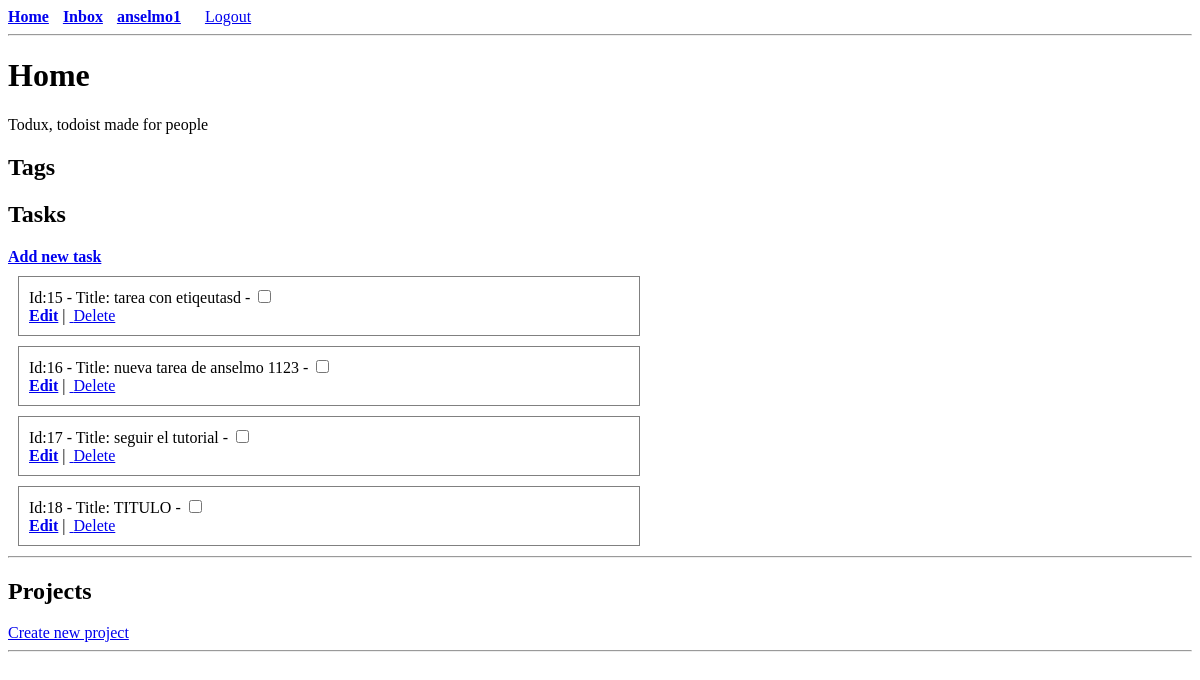
The page / (signed in) on the database as committed earlier.
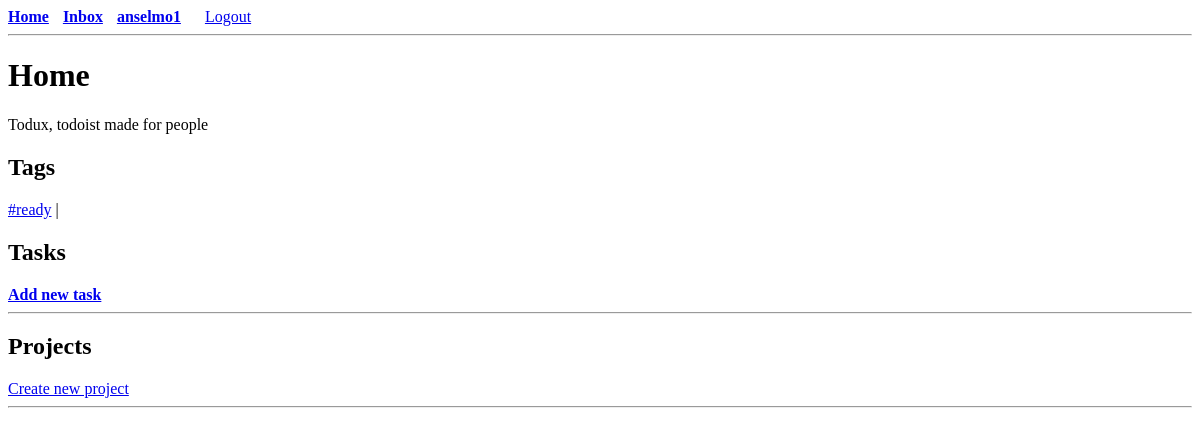
The same page on the database as committed later.
### base/models.py (models this page shows, shortened)
class Task(models.Model):
    title = models.CharField(max_length=500)
    description = models.TextField(blank=True, null=True)
    done = models.BooleanField(default=False)
    start_date = models.DateTimeField(blank=True, null=True)
    due_date = models.DateTimeField(blank=True, null=True)
    priority = models.IntegerField(
        default=1,
        validators=[MinValueValidator(1), MaxValueValidator(4)]
    )
    updated = models.DateTimeField(auto_now=True)
    created = models.DateTimeField(auto_now_add=True)
    project = models.ForeignKey(Project, on_delete=models.CASCADE)
    owner = models.ForeignKey(User, on_delete=models.CASCADE,null=True)
    tags = models.ManyToManyField(Tag, blank=True)
    class Meta():
        ordering = ['done']

class Tag(models.Model):
    name = models.CharField(max_length=100)
    owner = models.ForeignKey(User, on_delete=models.CASCADE,null=True)
    def __str__(self):
        return self.name

### base/views.py (the view)
# urls.py: path("", views.home, name="home"),
@login_required(login_url='login')
def home(request):
    user = request.user
    tasks = user.task_set.all()
    tags = user.tag_set.all()
    projects = user.project_set.all()
    context = {'tasks':tasks,'projects':projects,'tags':tags}
    return render(request,'base/home.html',context)

### base/templates/base/home.html (shortened to what this page needs)
{% extends 'main.html' %}
{% block content %}
<h1>Home</h1>
<p>Todux, todoist made for people</p>
<div>
    <h2>Tags</h2>
    {% for tag in tags %}
    <li><a href="{% url 'tag' tag.pk %}">#{{tag}}</a></li> |
    {% endfor %}
</div>
<div>
    <h2>Tasks</h2>
    <strong><a href="{% url 'add-task' %}">Add new task</a></strong>
{% for task in  tasks %}
<div style="border: 1px solid grey; width: 600px; margin: 10px; padding:10px;" >
    Id:{{task.id}} - Title: {{task.title}} - <input type="checkbox" name="done" {% if task.done %} checked {% endif %}>
    <div> <strong><a href="{% url 'update-task' task.id %}">Edit</a></strong> | <a href="{% url 'delete-task' task.id %}" class=""> Delete</a></div>
</div>
{% endfor %}
</div>
<hr>
<div>
    <h2>Projects</h2>
<div>
    <a href="{% url 'create-project' %}">Create new project</a>
</div>
</div>
{% endblock %}

### templates/main.html (shortened to what this page needs)
<!DOCTYPE html>
<html lang="en">
<head>
</head>
{% include 'header.html' %}
<body>
<main>
{% block content %}
{% endblock %}
</main>
</body>
{% include 'footer.html' %}
</html>

### templates/header.html (shortened to what this page needs)
<header>
<nav><a href="/" class="link">Home</a></nav>
<nav><a href="/inbox" class="link">Inbox</a></nav>
{%  if request.user.is_authenticated  %}
<nav><a href="/">{{request.user}}</a></nav>
<nav></nav><a href="{% url 'logout' %}">Logout</a></nav>
{% else %}
<nav></nav><a href="{% url 'login' %}">Login</a></nav>
{% endif %}
</header>
<hr>

### templates/footer.html (shortened to what this page needs)
<hr>

### templates/header.html (style rules this page uses)
nav { display: inline-block; margin-right: 10px; font-weight: 600; }

### base/templates/base/home.html (style rules this page uses)
li { display: inline-block; }

Rows that differ between the two databases and show on the page:
removed Task: id "15", title "tarea con etiqeutasd"
removed Task: id "16", title "nueva tarea de anselmo 1123"
removed Task: id "17", title "seguir el tutorial"
removed Task: id "18", title "TITULO"
now on this page (row edited): Tag: name "ready"
